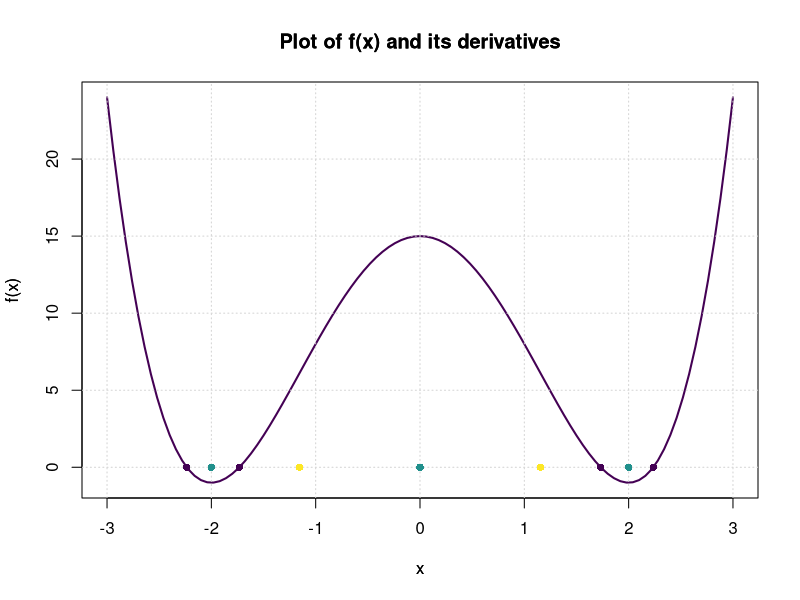

Reproduce this figure in R.
##Worksheet 2################
##Q3#########################

#### curve sketching for a one dimensional function

######### load the following libraries
library(viridisLite)  ## to use viridis colours in plots

## generating viridis colour palatte of size, i.e., n = 3
v_col <- viridis(n = 3, option = "D") 
## here "D" stands for viridis
## you can change option from "A" to "H" for various color possibilities

### define function f(x)
f <- function(x){
  x^4 - 8 * x^2 + 15
}

#### plot f(x) over a given domain [-3, 3]
#### using base R function curve()
curve(f, from = -3, to = 3, col = v_col[1], lwd = 2,
      xlab = "x",
      ylab = "f(x)",
      main = "Plot of f(x) and its derivatives")
grid()
### obtaining zeros of f(x)
### using polyroot function
### which takes coefficients as input in increasing order of the polynomial
f.zeros <- polyroot(c(15, 0, -8, 0, 1))
f.zeros

### note that polyroot gives zeros in complex number form 
### but actually they are real numbers 
### so we use Re() to extract the real part
f.zeros <- Re(f.zeros)

### adding zeros of f(x) in the plot
### using base R function points()
points(f.zeros, f(f.zeros), col = v_col[1], pch = 16)

#### f'(x) 
f.prime <- function(x){
  4 * x^3 - 16 * x
}

### obtaining zeros of f'(x) using polyroot 
fprime.zeros <- polyroot(c(0, -16, 0, 4))
fprime.zeros

### extracting real parts
fprime.zeros <- Re(fprime.zeros)

### adding zeros of f'(x) in the plot
points(fprime.zeros, f.prime(fprime.zeros), col = v_col[2], pch = 16)

####  f''(x) 
f.dobprime <- function(x){
  12* x^2 - 16
}

### obtaining zeros of f''(x) using polyroot 
fdobprime.zeros <- polyroot(c(-16, 0, 12))
fdobprime.zeros

### extracting real parts
fdobprime.zeros <- Re(fdobprime.zeros)

### adding zeros of f''(x) in the plot
points(fdobprime.zeros, f.dobprime(fdobprime.zeros), col = v_col[3], pch = 16)

### adding labels (similar to gf_labs)
title(xlab = "x",
      ylab = "f(x)",
      main = "Plot of f(x) and its derivatives")
